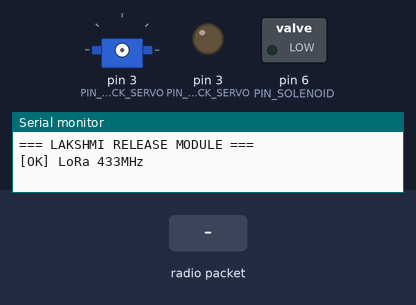
A sketch run on a simulated Arduino Nano, built with avr-gcc and run on an emulated ATmega328P. On the bench: servo, switched loads named in the sketch (green lamp = pin HIGH), output pins drawn as LEDs (lit = HIGH), the last lines printed to the serial monitor. Inputs (shaded band) come from the test bench. No radio packets arrive unless stated.

Above: at 1.2 s.
1.3 s: radio packet "S" arrives
At 2.1 s:
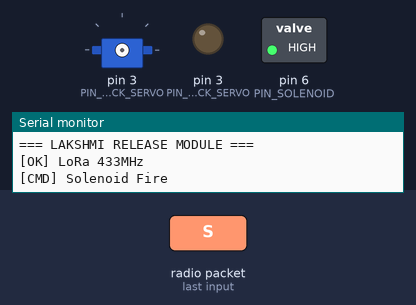
2.8 s: radio packet "D" arrives
4.3 s: radio packet "Q" arrives
At 5.6 s:
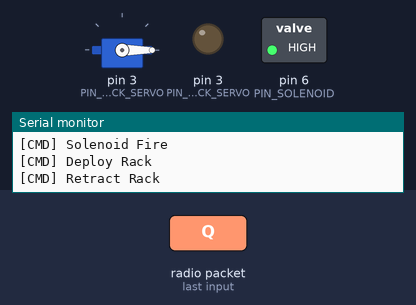
7.3 s: radio packet "D" arrives
At 7.8 s:
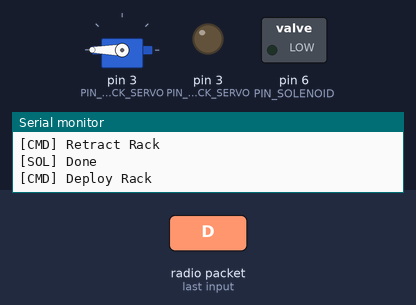
Timing chart, 0 to 9.8 s (numbered marks = the images above; inputs shaded):
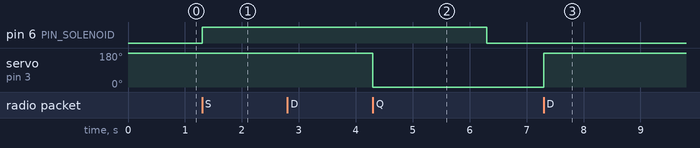

The sketch:

release_module.ino
```cpp
/*
 * ============================================================================
 * PROJECT LAKSHMI — RELEASE MODULE (Solenoid & Rack Controller)
 * ============================================================================
 * Arduino Nano + LoRa Ra-02 (433MHz)
 * Placed in the launch vehicle payload bay.
 * Controls the solenoid latches and the rack & pinion deployment servo.
 *
 * PINS:
 *   D6 = Solenoid MOSFET Gate
 *   D3 = Rack & Pinion Servo
 *   D7, D8, D10-13 = LoRa SPI
 *
 * COMMANDS RECEIVED:
 *   S = Fire solenoid for 5 seconds
 *   D = Deploy rack & pinion
 *   Q = Retract rack & pinion
 *   O = Emergency Off
 * ============================================================================
 */

#include <LoRa.h>
#include <SPI.h>
#include <Servo.h>

#define PIN_LORA_CS       10
#define PIN_LORA_RST       8
#define PIN_LORA_DIO0      7

#define PIN_SOLENOID       6
#define PIN_RACK_SERVO     3

#define SOL_PULSE_MS      5000
#define RACK_STOWED          0
#define RACK_EXTENDED      180

Servo rackServo;
bool rackAttached = false;

bool solFiring = false;
unsigned long solStart = 0;

void sendReply(const char* msg) {
  LoRa.beginPacket();
  LoRa.print(F("RM:"));
  LoRa.print(msg);
  LoRa.endPacket(true);
}

void attachRack() {
  if (!rackAttached) {
    rackServo.attach(PIN_RACK_SERVO);
    rackAttached = true;
  }
}

void setup() {
  Serial.begin(9600);
  Serial.println(F("=== LAKSHMI RELEASE MODULE ==="));

  pinMode(PIN_SOLENOID, OUTPUT);
  digitalWrite(PIN_SOLENOID, LOW);

  pinMode(PIN_RACK_SERVO, OUTPUT);
  digitalWrite(PIN_RACK_SERVO, LOW);

  LoRa.setPins(PIN_LORA_CS, PIN_LORA_RST, PIN_LORA_DIO0);
  if (LoRa.begin(433E6)) {
    LoRa.setSyncWord(0x34);
    Serial.println(F("[OK] LoRa 433MHz"));
  } else {
    Serial.println(F("[FAIL] LoRa!"));
  }
}

void loop() {
  unsigned long now = millis();

  // Non-blocking solenoid pulse
  if (solFiring && (now - solStart >= SOL_PULSE_MS)) {
    digitalWrite(PIN_SOLENOID, LOW);
    solFiring = false;
    Serial.println(F("[SOL] Done"));
    sendReply("SOL_DONE");
  }

  // Check LoRa commands
  int pkt = LoRa.parsePacket();
  if (pkt > 0) {
    char cmd = 0;
    while (LoRa.available()) cmd = (char)LoRa.read();

    if (cmd >= 'a' && cmd <= 'z') cmd -= 32;

    switch (cmd) {
      case 'S':
        Serial.println(F("[CMD] Solenoid Fire"));
        digitalWrite(PIN_SOLENOID, HIGH);
        solFiring = true;
        solStart = now;
        sendReply("SOL_ON");
        break;

      case 'D':
        Serial.println(F("[CMD] Deploy Rack"));
        attachRack();
        rackServo.write(RACK_EXTENDED);
        sendReply("RACK_OUT");
        break;

      case 'Q':
        Serial.println(F("[CMD] Retract Rack"));
        attachRack();
        rackServo.write(RACK_STOWED);
        sendReply("RACK_IN");
        break;

      case 'O':
        Serial.println(F("[CMD] E-STOP"));
        digitalWrite(PIN_SOLENOID, LOW);
        solFiring = false;
        if (rackAttached) { rackServo.detach(); rackAttached = false; }
        sendReply("STOPPED");
        break;
    }
  }
}
```

Measured:
- after the input at 1.3 s, pin 6 (PIN_SOLENOID): LOW → HIGH at once
- after the input at 4.3 s, servo on pin 3 (PIN_RACK_SERVO): 180° → 0° at once
- after the input at 7.3 s, servo on pin 3 (PIN_RACK_SERVO): 0° → 180° at once
